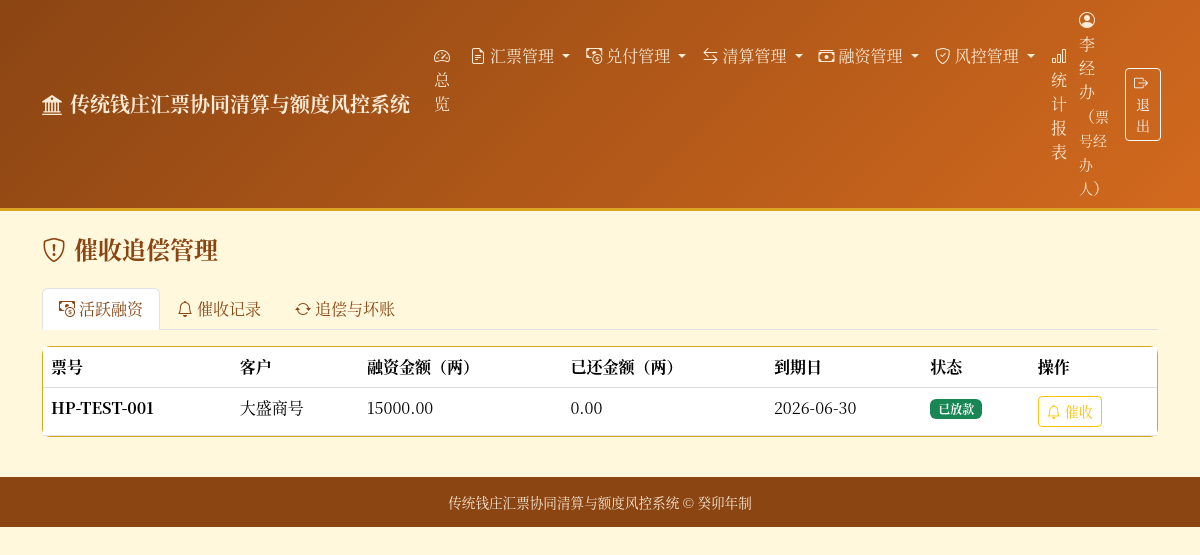
Before: /collections (signed in) with the older database file.
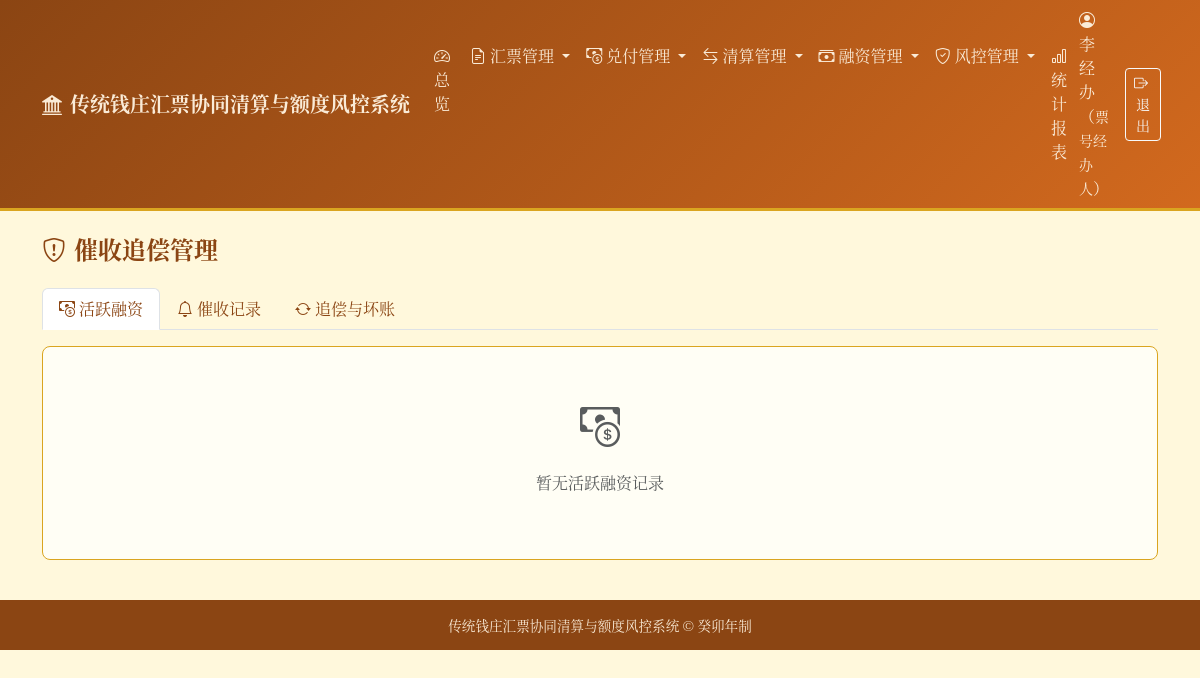
After: the same page with the newer database file.
### tables this page shows
CREATE TABLE finance_loans (
        id INTEGER PRIMARY KEY AUTOINCREMENT,
        bill_id INTEGER NOT NULL,
        customer_name TEXT NOT NULL,
        loan_amount REAL NOT NULL CHECK(loan_amount > 0),
        rate_annual REAL NOT NULL CHECK(rate_annual > 0),
        loan_date TEXT,
        due_date TEXT,
        status TEXT NOT NULL DEFAULT '待审核' CHECK(status IN (
            '待审核', '已复核', '已放款', '还款中', '已结清', '已逾期', '已拒绝', '已取消'
        )),
        applicant_id INTEGER NOT NULL,
        reviewer_id INTEGER,
        review_date TEXT,
        review_comment TEXT,
        approver_id INTEGER,
        approve_date TEXT,
        approve_comment TEXT,
        paid_amount REAL NOT NULL DEFAULT 0,
        interest_paid REAL NOT NULL DEFAULT 0,
        branch_id INTEGER,
        remark TEXT,
        created_at TEXT NOT NULL,
        FOREIGN KEY (bill_id) REFERENCES bills(id),
        FOREIGN KEY (applicant_id) REFERENCES users(id),
        FOREIGN KEY (reviewer_id) REFERENCES users(id),
        FOREIGN KEY (approver_id) REFERENCES users(id),
        FOREIGN KEY (branch_id) REFERENCES branches(id)
    );

CREATE TABLE bills (
        id INTEGER PRIMARY KEY AUTOINCREMENT,
        bill_no TEXT UNIQUE NOT NULL,
        amount REAL NOT NULL CHECK(amount > 0),
        issuer_id INTEGER NOT NULL,
        issue_branch_id INTEGER,
        payee TEXT NOT NULL,
        issue_date TEXT NOT NULL,
        due_date TEXT,
        status TEXT NOT NULL DEFAULT '有效' CHECK(status IN (
            '有效', '已兑付', '已作废', '挂失', '冻结'
        )),
        remark TEXT,
        FOREIGN KEY (issuer_id) REFERENCES users(id),
        FOREIGN KEY (issue_branch_id) REFERENCES branches(id)
    );

### main.py (the view)
@app.get("/collections", response_class=HTMLResponse)
def collections_page(request: Request, user=Depends(auth_dep)):
    if user["role"] not in ALL_MANAGE_ROLES:
        raise HTTPException(status_code=403, detail="无权查看催收管理")
    conn = get_db()
    cursor = conn.cursor()
    cursor.execute(
        """SELECT fl.*, b.bill_no, u1.real_name as applicant_name, br.branch_name
           FROM finance_loans fl
           LEFT JOIN bills b ON fl.bill_id = b.id
           LEFT JOIN users u1 ON fl.applicant_id = u1.id
           LEFT JOIN branches br ON fl.branch_id = br.id
           WHERE fl.status IN ('已放款', '还款中', '已逾期')
           ORDER BY CASE WHEN fl.status = '已逾期' THEN 0 ELSE 1 END, fl.due_date ASC"""
    )
    active_loans = [dict(row) for row in cursor.fetchall()]
    cursor.execute(
        """SELECT cr.*, fl.customer_name, b.bill_no, u.real_name as operator_name
           FROM collection_reminders cr
           LEFT JOIN finance_loans fl ON cr.loan_id = fl.id
           LEFT JOIN bills b ON fl.bill_id = b.id
           LEFT JOIN users u ON cr.operator_id = u.id
           ORDER BY cr.id DESC LIMIT 100"""
    )
    reminders = [dict(row) for row in cursor.fetchall()]
    cursor.execute(
        """SELECT orv.*, fl.customer_name, b.bill_no, u.real_name as operator_name
           FROM overdue_recoveries orv
           LEFT JOIN finance_loans fl ON orv.loan_id = fl.id
           LEFT JOIN bills b ON fl.bill_id = b.id
           LEFT JOIN users u ON orv.operator_id = u.id
           ORDER BY orv.id DESC LIMIT 100"""
    )
    recoveries = [dict(row) for row in cursor.fetchall()]
    cursor.execute(
        """SELECT bd.*, fl.customer_name, b.bill_no, u.real_name as operator_name
           FROM bad_debts bd
           LEFT JOIN finance_loans fl ON bd.loan_id = fl.id
           LEFT JOIN bills b ON fl.bill_id = b.id
           LEFT JOIN users u ON bd.operator_id = u.id
           ORDER BY bd.id DESC LIMIT 100"""
    )
    bad_debts = [dict(row) for row in cursor.fetchall()]
    conn.close()
    return templates.TemplateResponse(
        "collections.html",
        {"request": request, "user": user, "active_loans": active_loans, "reminders": reminders, "recoveries": recoveries, "bad_debts": bad_debts},
    )

### templates/collections.html (shortened to what this page needs)
{% extends "base.html" %}
{% block content %}
<div class="mb-4">
    <h4 class="fw-bold" style="color: var(--qz-primary);">
        <i class="bi bi-shield-exclamation me-2"></i>催收追偿管理
    </h4>
</div>
<ul class="nav nav-tabs mb-3" id="collectionTab" role="tablist">
    <li class="nav-item" role="presentation">
        <button class="nav-link active" id="loans-tab" data-bs-toggle="tab" data-bs-target="#loans-pane"
                type="button" role="tab" style="color: var(--qz-primary);">
            <i class="bi bi-cash-coin me-1"></i>活跃融资
        </button>
    </li>
    <li class="nav-item" role="presentation">
        <button class="nav-link" id="reminders-tab" data-bs-toggle="tab" data-bs-target="#reminders-pane"
                type="button" role="tab" style="color: var(--qz-primary);">
            <i class="bi bi-bell me-1"></i>催收记录
        </button>
    </li>
    <li class="nav-item" role="presentation">
        <button class="nav-link" id="recovery-tab" data-bs-toggle="tab" data-bs-target="#recovery-pane"
                type="button" role="tab" style="color: var(--qz-primary);">
            <i class="bi bi-arrow-repeat me-1"></i>追偿与坏账
        </button>
    </li>
</ul>
<div class="tab-content" id="collectionTabContent">
    <div class="tab-pane fade show active" id="loans-pane" role="tabpanel">
        <div class="card card-qz">
            <div class="card-body p-0">
                {% if active_loans %}
                <div class="table-responsive">
                    <table class="table table-hover mb-0">
                        <thead style="background-color: var(--qz-light);">
                            <tr>
                                <th>票号</th>
                                <th>客户</th>
                                <th>融资金额（两）</th>
                                <th>已还金额（两）</th>
                                <th>到期日</th>
                                <th>状态</th>
                                <th>操作</th>
                            </tr>
                        </thead>
                        <tbody>
                            {% for l in active_loans %}
                            <tr>
                                <td><strong>{{ l.bill_no }}</strong></td>
                                <td>{{ l.customer_name }}</td>
                                <td>{{ "%.2f"|format(l.loan_amount) }}</td>
                                <td>{{ "%.2f"|format(l.paid_amount) }}</td>
                                <td>{{ l.due_date }}</td>
                                <td>
                                    {% if l.status == '已逾期' %}
                                    <span class="badge bg-danger">已逾期</span>
                                    {% elif l.status == '还款中' %}
                                    <span class="badge bg-warning text-dark">还款中</span>
                                    {% else %}
                                    <span class="badge badge-valid">已放款</span>
                                    {% endif %}
                                </td>
                                <td>
                                    <button class="btn btn-sm btn-outline-warning" data-bs-toggle="modal"
                                            data-bs-target="#reminderModal" data-loan-id="{{ l.id }}"
                                            data-loan-no="{{ l.bill_no }}" data-loan-customer="{{ l.customer_name }}">
                                        <i class="bi bi-bell me-1"></i>催收
                                    </button>
                                </td>
                            </tr>
                            {% endfor %}
                        </tbody>
                    </table>
                </div>
                {% else %}
                <div class="text-center py-5 text-muted">
                    <i class="bi bi-cash-coin fs-1 d-block mb-3"></i>
                    <p>暂无活跃融资记录</p>
                </div>
                {% endif %}
            </div>
        </div>
    </div>
</div>
{% endblock %}

Changed rows visible on the page:
removed finance_loans: bill_no "HP-TEST-001", customer_name "大盛商号", loan_amount "15000.00", paid_amount "0.00", due_date "2026-06-30", status "已放款"
Other visible differences:
text no longer shown: "票号 客户 融资金额（两） 已还金额（两） 到期日 状态 操作"
text now shown: "暂无活跃融资记录"
